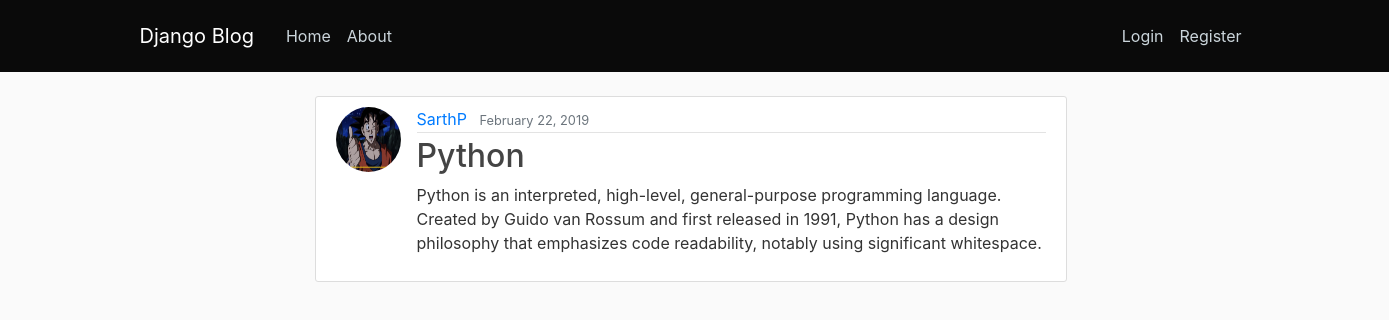
The app's page /post/2/ with its own data.
### blog/models.py (models this page shows, shortened)
class Post(models.Model):
	title = models.CharField(max_length=100)
	content = models.TextField()
	date_posted = models.DateTimeField(default=timezone.now)
	author = models.ForeignKey(User, on_delete=models.CASCADE)

### users/models.py (models this page shows, shortened)
class Profile(models.Model):
    user = models.OneToOneField(User, on_delete=models.CASCADE)
    image = models.ImageField(default='default.jpg', upload_to='profile_pics')

### blog/views.py (the view)
# urls.py: path('post/<int:pk>/', PostDetailView.as_view(), name='post-detail'),
class PostDetailView(DetailView):
    model = Post

### blog/templates/blog/post_detail.html (shortened to what this page needs)
{% extends "blog/base.html" %}
{% block content %}
  <article class="media content-section">
    <img class="rounded-circle article-img" src="{{ object.author.profile.image.url }}">
    <div class="media-body">
      <div class="article-metadata">
        <a class="mr-2" href="#">{{ object.author }}</a>
        <small class="text-muted">{{ object.date_posted|date:"F d, Y" }}</small>
      </div>
      <h2 class="article-title">{{ object.title }}</h2>
      <p class="article-content">{{ object.content }}</p>
    </div>
  </article>
{% endblock content %}

### blog/static/blog/main.css (style rules this page uses)
body { background: #fafafa; color: #333333; margin-top: 5rem; }
h1, h2, h3, h4, h5, h6 { color: #444444; }
.content-section { background: #ffffff; padding: 10px 20px; border: 1px solid #dddddd; border-radius: 3px; margin-bottom: 20px; }
.article-title { color: #444444; }
.article-content { white-space: pre-line; }
.article-img { height: 65px; width: 65px; margin-right: 16px; }
.article-metadata { padding-bottom: 1px; margin-bottom: 4px; border-bottom: 1px solid #e3e3e3 }

### records on screen
Post: author.profile.image (picture), author "SarthP", date_posted "February 22, 2019", title "Python", content "Python is an interpreted, high-level, general-purpose programming language. Created by Guido van Rossum and first released in 1991, Python has a design philosophy that emphasizes code readability, notably using significant whitespace."
